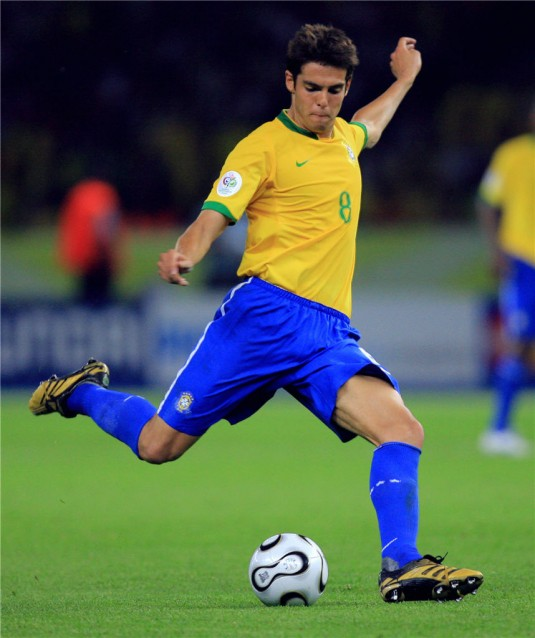
#> input picture jogador.jpg, 535 x 638 px
$ python rotacao_seno_cos.py
#> lines starting #> are read from the running program, lines starting #| are printed output that depends on the picture
import math
import numpy as np
import cv2

angulo=45
img = cv2.imread("jogador.jpg")
#> img is the input picture: shape (638, 535, 3); mean B, G, R 75.9, 92.9, 79.1
#cv2.imshow("original", img)

#pega altura e largura da imagem
h,w= img.shape[:2]
#> h = 638; w = 535

#define o novo tamanho da imagem apartir do angulo
novo_tamanho = (int(abs(w * math.cos(angulo % 180)) + abs(h * math.sin(angulo % 180))),int(abs(w * math.sin(angulo % 180)) + abs(h * math.cos(angulo % 180))))
#> novo_tamanho = (823, 790)

#define o centro como ponto de rotação
ponto_rotacao = (w / 2, h / 2)
#> ponto_rotacao = (267.5, 319)


cos,seno = math.cos(angulo), math.sin(angulo)

#rotacionando matriz(imagem)
rotacionar_matriz = np.matrix([
    [cos,seno,(1-cos) * ponto_rotacao[0] - seno * ponto_rotacao[1]],
    [-1 * seno,cos,seno * ponto_rotacao[0] + (1 - cos) * ponto_rotacao[1]],
    [0,0,1]
  ])


x,y = (novo_tamanho[0] - w) / 2, (novo_tamanho[1] - h) / 2
#> x = 144; y = 76

#aplicando transformação geometrica
matriz_final = np.matrix([
    [1, 0, x],
    [0, 1, y],
    [0, 0, 1]
  ])
#> matriz_final = [[1, 0, 144], [0, 1, 76], [0, 0, 1]]


#multiplicando a matriz transformada com a matriz rotacionada
matriz = (matriz_final * rotacionar_matriz)[:2]

img_rotacionada = cv2.warpAffine(img, matriz, novo_tamanho)
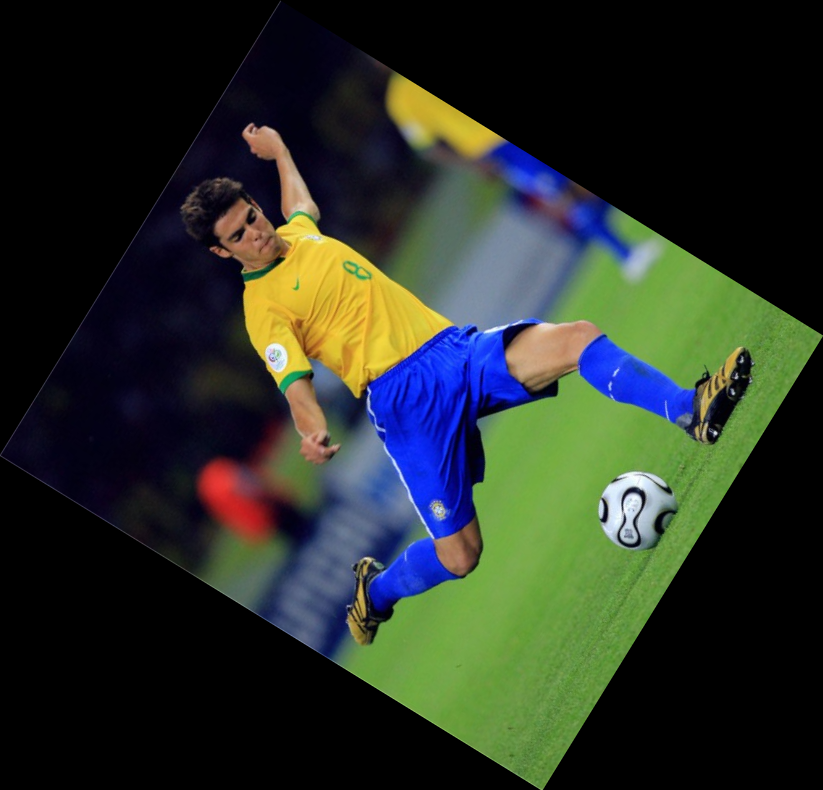
#> img_rotacionada: shape (790, 823, 3); mean B, G, R 39.9, 48.8, 41.5
cv2.imshow("imagem_rotacionada", img_rotacionada)
